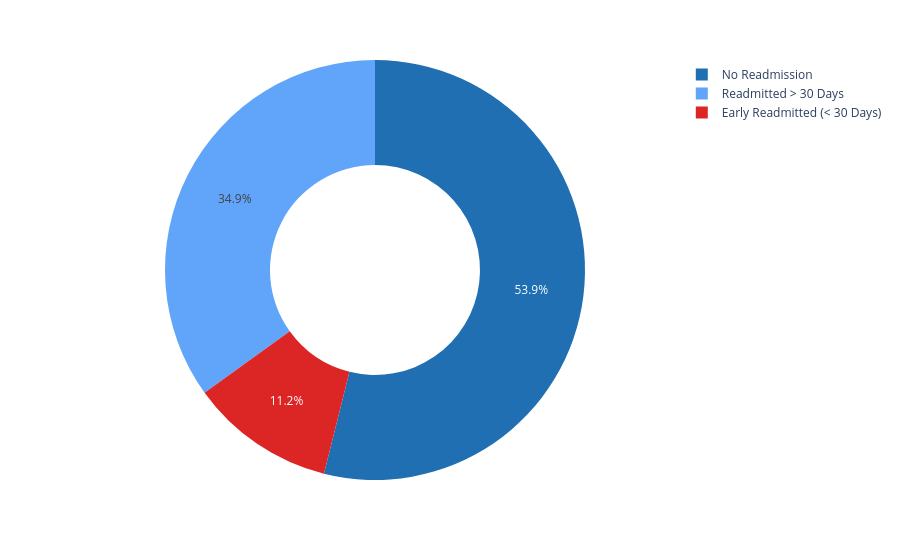

This figure's notebook cell:
### Markdown cell above
- Readmission distribution

### Code cell
readmit_df = df_cleaned["readmitted"].value_counts().reset_index()
readmit_df.columns = ["OutcomeCode", "Encounters"]
readmit_df["OutcomeLabel"] = readmit_df["OutcomeCode"].map({
                "NO": "No Readmission",
                ">30": "Readmitted > 30 Days",
                "<30": "Early Readmitted (< 30 Days)"
            })
print(readmit_df)
fig_donut = px.pie(
                readmit_df,
                values="Encounters",
                names="OutcomeLabel",
                hole=0.5,
                color="OutcomeLabel",
                color_discrete_map={
                    "No Readmission": "#1F6FB2",
                    "Readmitted > 30 Days": "#60A5FA",
                    "Early Readmitted (< 30 Days)": "#DC2626"
                }
            )
fig_donut

### Figure 1 — Plotly figure (JSON) as saved in the notebook; plotly's stock layout.template omitted (floating-point values rounded to 4 significant figures)
{"data": [{"customdata": [["No Readmission"], ["Readmitted > 30 Days"], ["Early Readmitted (< 30 Days)"]], "domain": {"x": [0, 1], "y": [0, 1]}, "hole": 0.5, "hovertemplate": "OutcomeLabel=%{customdata[0]}<br>Encounters=%{value}<extra></extra>", "labels": ["No Readmission", "Readmitted > 30 Days", "Early Readmitted (< 30 Days)"], "legendgroup": "", "marker": {"colors": ["#1F6FB2", "#60A5FA", "#DC2626"]}, "name": "", "showlegend": true, "type": "pie", "values": [54852, 35541, 11352]}], "layout": {"legend": {"tracegroupgap": 0}, "margin": {"t": 60}}}
